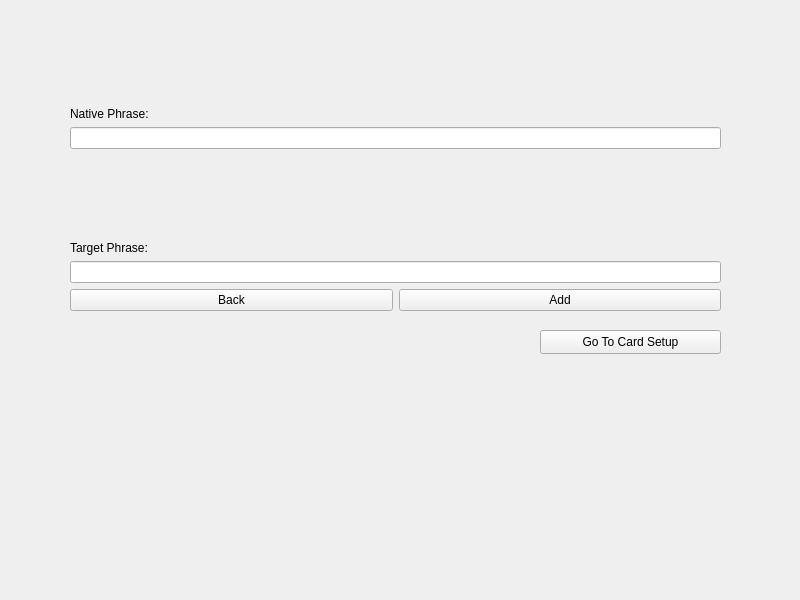
<?xml version="1.0" encoding="UTF-8"?>
<ui version="4.0">
 <class>PhraseInputForm</class>
 <widget class="QWidget" name="PhraseInputForm">
  <property name="geometry">
   <rect>
    <x>0</x>
    <y>0</y>
    <width>800</width>
    <height>600</height>
   </rect>
  </property>
  <property name="windowTitle">
   <string>Form</string>
  </property>
  <widget class="QWidget" name="verticalLayoutWidget">
   <property name="geometry">
    <rect>
     <x>70</x>
     <y>20</y>
     <width>651</width>
     <height>291</height>
    </rect>
   </property>
   <layout class="QVBoxLayout" name="verticalLayout">
    <item alignment="Qt::AlignBottom">
     <widget class="QLabel" name="nativeLabel">
      <property name="text">
       <string>Native Phrase:</string>
      </property>
     </widget>
    </item>
    <item>
     <widget class="QLineEdit" name="nativeLineEdit"/>
    </item>
    <item alignment="Qt::AlignBottom">
     <widget class="QLabel" name="targetLabel">
      <property name="text">
       <string>Target Phrase:</string>
      </property>
     </widget>
    </item>
    <item>
     <widget class="QLineEdit" name="targetLineEdit"/>
    </item>
    <item>
     <layout class="QHBoxLayout" name="horizontalLayout">
      <item>
       <widget class="QPushButton" name="backButton">
        <property name="text">
         <string>Back</string>
        </property>
       </widget>
      </item>
      <item>
       <widget class="QPushButton" name="addButton">
        <property name="text">
         <string>Add</string>
        </property>
       </widget>
      </item>
     </layout>
    </item>
   </layout>
  </widget>
  <widget class="QPushButton" name="createSetupButton">
   <property name="geometry">
    <rect>
     <x>540</x>
     <y>330</y>
     <width>181</width>
     <height>24</height>
    </rect>
   </property>
   <property name="text">
    <string>Go To Card Setup</string>
   </property>
  </widget>
 </widget>
 <resources/>
 <connections/>
</ui>
